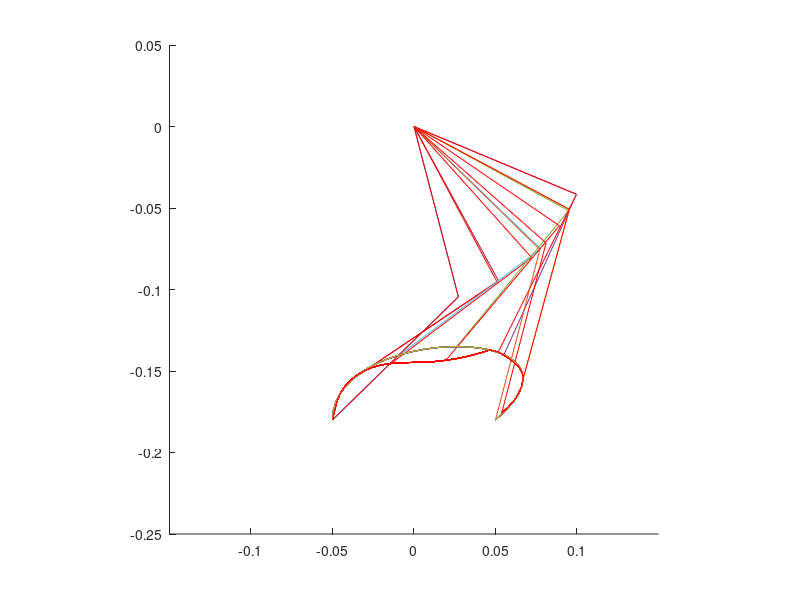

MATLAB code for this plot:
clear;
clf;

function [t1, t2] = inverse_kinematics(x, y, l1, l2)
  l = sqrt(x^2+y^2);
  t1 = t2 = 0;
  if (l <= (l1+l2))
    t1 = atan2(y,x) + acos((l1^2+l^2-l2^2)/(2*l2*l));
    t2 = pi + acos((l1^2+l2^2-l^2)/(2*l1*l2)) + t1;
  endif
endfunction

function [x, y] = bezier(P, t)
  B =[(1-t)^3, 3*t*(1-t)^2, 3*t^2*(1-t), t^3];
  X = B * P;
  x = X(1);
  y = X(2);
endfunction

function [xd, yd] = bezier_d(P, t)
  Bd =[-3*(1-t)^2, 3*(1-t)^2-6*t*(1-t), 6*t*(1-t)-3*t^2, 3*t^2];
  Xd = Bd * P;
  xd = Xd(1);
  yd = Xd(2);
endfunction

l1 = 0.108;
l2 = 0.108;
ratio = 0.1;
motor_velocity = 4.81; # 46rpm

P = [0, 0; 0, 0.06; 0.17, 0.06; 0.1, 0.0];
period = 0.30;

xr = -0.05;
yr = -0.18;
[t1r, t2r] = inverse_kinematics(xr, yr, l1, l2);

i = 0;
dt = 0.01;
for t = 0.0: dt/period: period/period
  [xt, yt] = bezier(P, t);
  x = xt - 0.05;
  y = yt - 0.18;

  [t1, t2] = inverse_kinematics(x, y, l1, l2);
  t1r = t1r + max([min([t1 - t1r, motor_velocity * dt]), -motor_velocity * dt]);
  t2r = t2r + max([min([t2 - t2r, motor_velocity * dt]), -motor_velocity * dt]);

  if (t1 != 0 || t2 != 0)
    i = i + 1;
    x1 = l1 * cos(t1);
    y1 = l1 * sin(t1);
    x2 = l1 * cos(t2) + x1;
    y2 = l1 * sin(t2) + y1;
    arm_x(i,:) = [0 x1 x2];
    arm_y(i,:) = [0 y1 y2];
    xdp(i) = x2;
    ydp(i) = y2;
    x1r = l1 * cos(t1r);
    y1r = l1 * sin(t1r);
    x2r = l2 * cos(t2r) + x1r;
    y2r = l2 * sin(t2r) + y1r;
    arm_xr(i,:) = [0 x1r x2r];
    arm_yr(i,:) = [0 y1r y2r];
    xdpr(i) = x2r;
    ydpr(i) = y2r;
  endif
endfor

hold on;
axis([-0.15,0.15,-0.25,0.05],"square");
for n = 1:i
  if (mod(n - 1, 5) == 0)
    plot(arm_x(n,:), arm_y(n,:));
    plot(arm_xr(n,:), arm_yr(n,:), "r");
  endif
  plot(xdp, ydp);
  plot(xdpr, ydpr, "r");
end
hold off;

